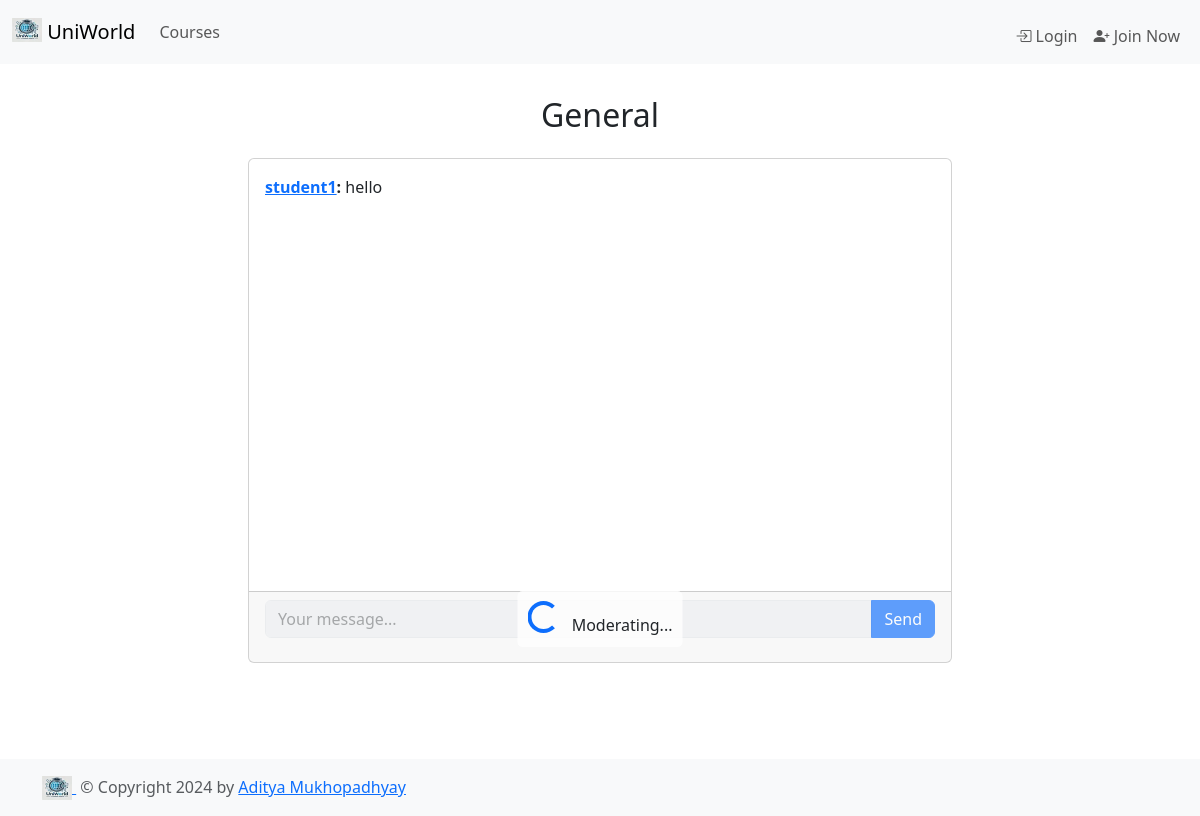
The app's page /chat/room/1/ with its own data.
### chat/models.py (models this page shows, shortened)
class Room(models.Model):
    name = models.CharField(max_length=255)
    slug = models.SlugField(unique=True)
    creator = models.ForeignKey(User, on_delete=models.CASCADE, related_name='created_rooms')

class Message(models.Model):
    class Meta:
        ordering = ('date_added',)
    room = models.ForeignKey(Room, related_name='messages', on_delete=models.CASCADE)
    user = models.ForeignKey(User, related_name='messages', on_delete=models.CASCADE)
    content = models.TextField()
    flagged = models.BooleanField(default=False)
    flagged_categories = models.TextField(blank=True)
    date_added = models.DateTimeField(auto_now_add=True)

### chat/views.py (the view)
# urls.py: path('room/<int:pk>/', RoomDetailView.as_view(), name='room'),
class RoomDetailView(DetailView):
    model = Room
    template_name = 'chat/room_detail.html'
    def get_context_data(self, **kwargs):
        room = self.get_object()
        message_list = Message.objects.filter(room=room, flagged__in=[False, None]).order_by('-date_added')[:25][::-1]
        users = User.objects.values('id', 'username')
        context = super().get_context_data(**kwargs)
        context['message_list'] = message_list
        context['room'] = room
        context['users'] = users
        return context

### chat/templates/chat/room_detail.html (shortened to what this page needs)
{% extends 'base.html' %}
{% block content %}
    <header class="mb-4">
        <h2 class="text-center">{{ room.name }}</h2>
    </header>
    <section class="container">
        <div class="row justify-content-center">
            <div class="col-md-8">
                <div class="card">
                    <div class="card-body">
                        <div class="messages-container" id="chat-messages" style="height: 400px; overflow-y: auto;">
                            {% for m in message_list %}
                                <div class="message mb-2">
                                    <strong><a href="{% url 'profile' m.user.id %}">{{ m.user.username }}</a>:</strong>
                                    <span class="message-content">{{ m.content|safe }}</span>
                                </div>
                            {% endfor %}
                        </div>
                    </div>
                    <div class="card-footer">
                        <form id="chat-message-form">
                            <div class="input-group">
                                <input type="text" name="content" id="chat-message-input" class="form-control" placeholder="Your message..." disabled list="user-list"/>
                                <button type="submit" class="btn btn-primary" disabled>Send</button>
                            </div>
                            <div id="moderation-spinner" class="d-none position-absolute top-50 start-50 translate-middle">
                                <div class="spinner-border text-primary" role="status">
                                </div>
                                <span class="ms-2">Moderating...</span>
                            </div>
                        </form>
                    </div>
                </div>
            </div>
        </div>
    </section>
{% endblock %}

### static/css/style.css (style rules this page uses)
#chat-message-form { position: relative; }
#moderation-spinner { background-color: rgba(255, 255, 255, 0.8); padding: 10px; border-radius: 5px; z-index: 1000; }

### records on screen
Room: name "General"
Message: user.username "student1", content "hello"
